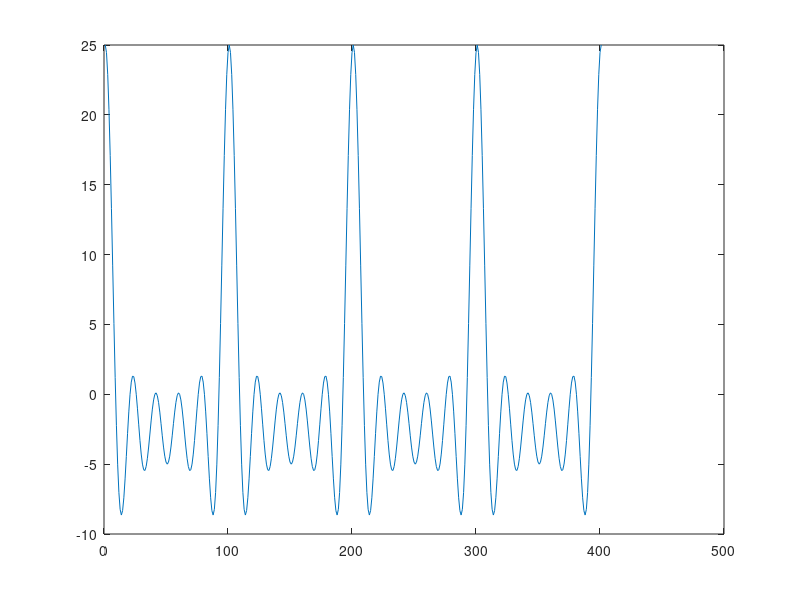

Here is the MATLAB script that generated this plot:
clc;
clear all;
close all;

x=[]
xl=input("Enter length of array:")
y=0
for i=1:xl
  f=input("Enter x[n]:")
  x=[x,f];
end
yl=input("Enter length of y[k]:")
k=1:0.01:yl

for i=1:xl
  y+=x(i)*cos(2*pi*i*k)
end
plot(y)